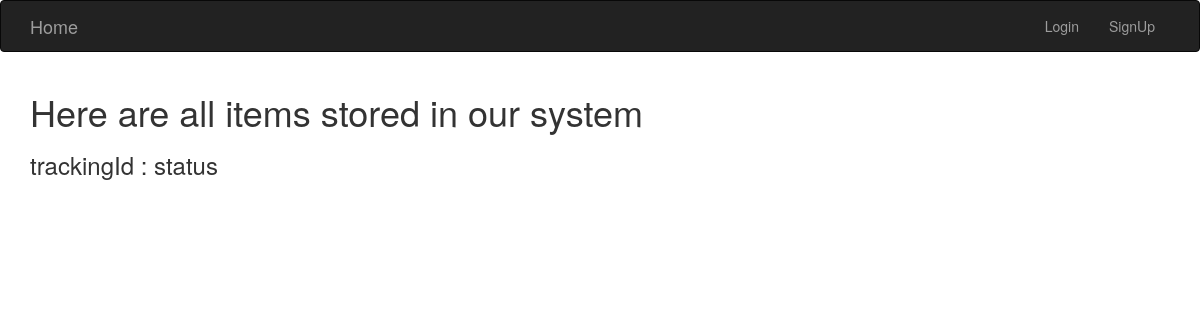
The app's page /apps/all_list/, older data.
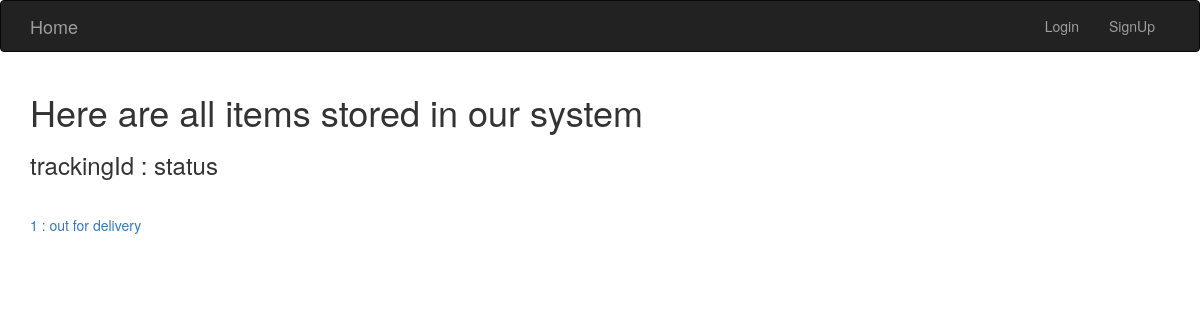
The same page, newer data.
### apps/models.py (models this page shows)
class Tracking(models.Model):
    trunk = models.ForeignKey(Trunk, blank=True, null=True)
    amazonTransaction = models.OneToOneField(AmazonTransaction, on_delete=models.CASCADE, related_name="tracking")
    to_x = models.IntegerField(blank=True, null=True)
    to_y = models.IntegerField(blank=True, null=True)
    def __str__(self):
        return "trunk travel Id: " + str(self.id)

### apps/views.py (the view)
def home(request):
    trackings = []
    tracking_statuses = []
    for tracking in Tracking.objects.all():
        tracking.strStatus = intToStatus(tracking.trunk.status)
        trackings.append(tracking)
    print(trackings)
    return render(request, "apps/all_list.html", {"trackings":trackings})

### apps/views.py (called while the page is built)
def intToStatus(num):
    if num == 0:
        return "created"
    elif num == 1:
        return "in the way to warehouse"
    elif num == 2:
        return "waiting for loading"
    elif num == 3:
        return "out for delivery"
    else:
        return "delivered"

### apps/templates/apps/all_list.html
{% extends 'base.html' %}
{% block content %}
<h1>Here are all items stored in our system</h1>
<h3>trackingId : status</h3>
<br/>
{% for tracking in trackings %}
<a href="{%url 'apps:tracking_detail' tracking.id%}"><h5>{{tracking.id}} : {{tracking.strStatus}}</h5></a>
{% endfor %}
{% endblock %}

### templates/base.html (shortened to what this page needs)
<!DOCTYPE html>
<html lang="en">
<head>
    <link rel="stylesheet" href="https://maxcdn.bootstrapcdn.com/bootstrap/3.3.7/css/bootstrap.min.css">
</head>
<body>
<nav class="navbar navbar-inverse">
    <div class="container">
        <div class="navbar-header">
            <a class="navbar-brand" href="{% url 'home' %}">Home</a>
        </div>
        <div class="collapse navbar-collapse" id="mynav">
            <ul class="nav navbar-nav navbar-right">
                {% if user.is_authenticated %}
                    <li><a href="#" onclick="document.getElementById('logoutForm').submit()">logout</a></li>
                    <form id="logoutForm" method="POST" action="{% url 'accounts:Logout' %}">
                        {% csrf_token %}
                        <input type="hidden" />
                    </form>
                {% else %}
                    <li><a href="{%url 'accounts:Login'%}">Login</a></li>
                    <li><a href="{%url 'accounts:SignUp'%}">SignUp</a></li>
                {% endif %}
            </ul>
        </div>
    </div>
</nav>
<div class="container">
    {% block content %}
    {% endblock %}
</div>

Row changes from the older to the newer data that the page shows:
added Tracking: id "1", strStatus "out for delivery"
